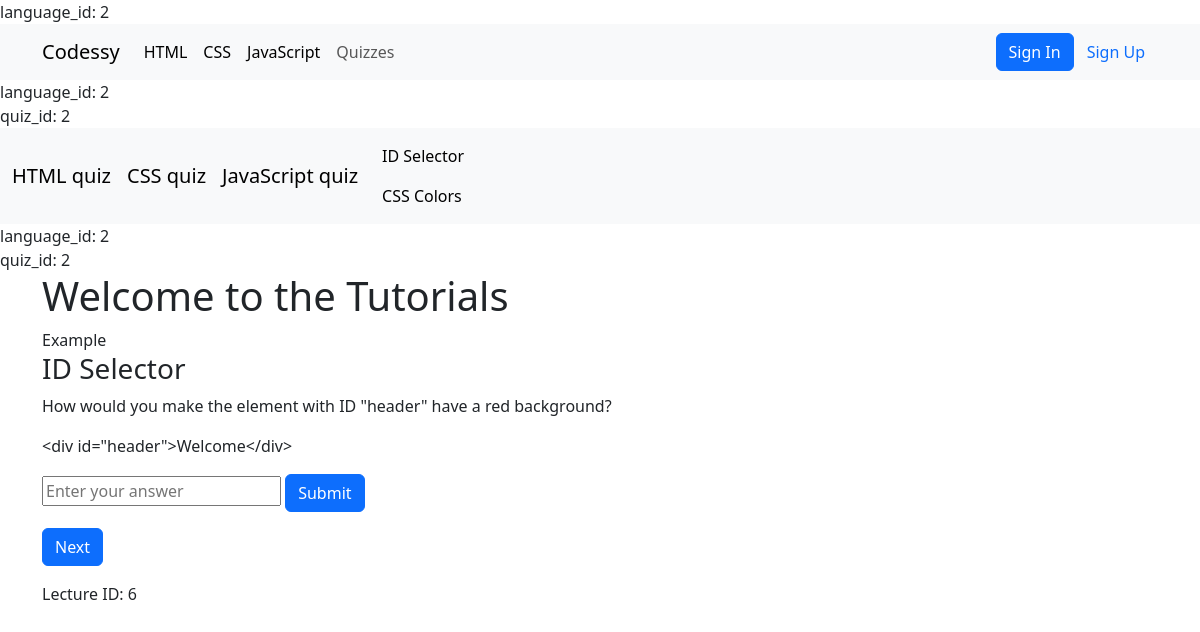
Page /quiz.php?language_id=2 on the committed database.
### tables this page shows
CREATE TABLE `programing_language` (
  `id` int(11) NOT NULL,
  `language_name` varchar(255) NOT NULL,
  `created_at` date NOT NULL
);

CREATE TABLE `quizzes` (
  `id` int(11) NOT NULL,
  `admin_id` int(11) NOT NULL,
  `language_id` int(11) NOT NULL,
  `lecture_id` int(11) NOT NULL,
  `quiz_title` varchar(255) NOT NULL,
  `quiz_content` text NOT NULL,
  `quiz_code` text NOT NULL,
  `quiz_answer` text NOT NULL,
  `created_at` date NOT NULL
);

### config.php (called while the page is built, shortened)
<?php
class Database {
    private $pdo;
    public function __construct() {
        try {
            $this->pdo = new PDO("mysql:host=" . DB_SERVER . ";dbname=" . DB_NAME, DB_USERNAME, DB_PASSWORD);
            $this->pdo->setAttribute(PDO::ATTR_ERRMODE, PDO::ERRMODE_EXCEPTION);
        } catch(PDOException $e) {
            die("ERROR: Could not connect. " . $e->getMessage());
        }
    }
    public function query($sql) {
        try {
            $stmt = $this->pdo->prepare($sql);
            $stmt->execute();
            return $stmt;
        } catch(PDOException $e) {
            return false;
        }
    }
}
$pdo = new Database();
?>

### quiz.php (the view, shortened to what this page needs)
<?php
require_once 'nav.php';
require_once 'config.php';
$id = $_GET['language_id'] ;
echo "language_id: " . htmlspecialchars($id) . "<br>";
if (!isset($quiz_id)) {
  $sql="SELECT id FROM quizzes WHERE language_id = " . intval($id) . " LIMIT 1";
  $result = $pdo->query($sql);
  $quiz_id = $result->fetchColumn();
}else{
$quiz_id = $_GET['quiz_id'] ;
}
echo "quiz_id: " . htmlspecialchars($quiz_id) . "<br>";
$current_quiz_id = isset($_GET['quiz_id']) ? intval($_GET['quiz_id']) : null;
$lecture_id = isset($_GET['lecture_id']) ? intval($_GET['lecture_id']) : null;
if ($current_quiz_id) {
    $sql = "SELECT quizzes.*, programing_language.language_name
            FROM quizzes
            JOIN programing_language ON quizzes.language_id = programing_language.id
            WHERE quizzes.id = " . $current_quiz_id . "
            AND quizzes.language_id = " . intval($id);
    if ($lecture_id) {
        $sql .= " AND quizzes.lecture_id = " . intval($lecture_id);
    }
    $result = $pdo->query($sql);
    $current_quiz = $result->fetch(PDO::FETCH_ASSOC);
} else {
    $sql = "SELECT quizzes.*, programing_language.language_name
            FROM quizzes
            JOIN programing_language ON quizzes.language_id = programing_language.id
            WHERE quizzes.language_id = " . intval($id);
    $sql .= " LIMIT 1";
    $result = $pdo->query($sql);
    $current_quiz = $result->fetch(PDO::FETCH_ASSOC);
    if ($current_quiz) {
        $current_quiz_id = $current_quiz['id'];
    }
}
?>
<!DOCTYPE html>
<html lang="en">
<head>
</head>
<body>
   <nav class="navbar navbar-expand-lg bg-body-tertiary">
  <div class="container-fluid">
    <?php
    $result = $pdo->query("SELECT * FROM programing_language");
    foreach ($result as $row) { ?>
        <a class="navbar-brand" href="quiz.php?language_id=<?php echo htmlspecialchars($row['id']); ?>"><?php echo htmlspecialchars($row['language_name']); ?> quiz</a>
    <?php } ?>
    <div class="collapse navbar-collapse" id="navbarNav">
      <ul class="navbar-nav">
        <li class="nav-item">
          <?php
          $sql = "SELECT * FROM quizzes WHERE language_id = " . intval($id);
          $result = $pdo->query($sql);
          foreach ($result as $row) { ?>
            <a class="nav-link active" aria-current="page" href="quiz.php?language_id=<?php echo htmlspecialchars($id); ?>&quiz_id=<?php echo htmlspecialchars($row['id']); ?><?php echo $lecture_id ? '&lecture_id=' . htmlspecialchars($lecture_id) : ''; ?>"><?php echo htmlspecialchars($row['quiz_title']); ?></a>
          <?php } ?>
        </li>
      </ul>
    </div>
  </div>
</nav>
<?php
$id = $_GET['language_id'] ;
$quiz_id = 0;
if (!isset($_GET['quiz_id'])) {
  $sql="SELECT id FROM quizzes WHERE language_id = " . intval($id) . " LIMIT 1";
  $result = $pdo->query($sql);
  $quiz_id = $result->fetchColumn();
}else{
  $quiz_id = $_GET['quiz_id'] ;
}
echo "language_id: " . htmlspecialchars($id) . "<br>";
echo "quiz_id: " . htmlspecialchars($quiz_id) . "<br>";
?>
<div class="container">
  <h1>Welcome to the Tutorials</h1>
    <div class="left">
        <div>
            <label for="">Example</label>
        </div>
    <?php
    if ($current_quiz) {
        $lecture_id = $current_quiz['lecture_id'];
        $quiz_title = $current_quiz['quiz_title'];
        $quiz_content = $current_quiz['quiz_content'];
        $quiz_code = $current_quiz['quiz_code'];
    ?>
        <h3><?php echo htmlspecialchars($quiz_title); ?></h3>
        <p><?php echo htmlspecialchars($quiz_content); ?></p>
        <p><?php echo htmlspecialchars($quiz_code); ?></p>
        <form action="quiz.php?quiz_id=<?php echo $current_quiz_id; ?>&language_id=<?php echo $id; ?>" method="post">
            <input type="text" name="answer" id="answer" placeholder="Enter your answer">
            <button type="submit" name="submit" class="btn btn-primary">Submit</button>
        </form>
       <form action="quiz.php" method="get">
            <button type="submit" name="next" class="btn btn-primary">Next</button>
        </form>
        <?php
        echo "Lecture ID: " . htmlspecialchars($lecture_id) . "<br>";
    } else {
        echo "No quiz found for this language.";
    }
    ?>
    </div>
</div>
</body>
</html>

### nav.php (shortened to what this page needs)
<?php
require_once 'config.php';
if(isset($_GET['language_id'])) {
    echo "language_id: " . htmlspecialchars($_GET['language_id']) . "<br>";
} else{
$_GET['language_id'] = 1;
}
?>
<!DOCTYPE html>
<html lang="en">
<head>
        <link href="https://cdn.jsdelivr.net/npm/bootstrap@5.3.6/dist/css/bootstrap.min.css" rel="stylesheet">
        <link rel="stylesheet" href="https://cdn.jsdelivr.net/npm/bootstrap-icons@1.11.3/font/bootstrap-icons.css">
</head>
<body>
    <nav class="navbar navbar-expand-lg bg-body-tertiary">
  <div class="container">
    <a class="navbar-brand" href="#">Codessy</a>
    <div class=" collapse navbar-collapse" id="navbarSupportedContent">
      <ul class="navbar-nav me-auto mb-2 mb-lg-0">
      <?php
      $result = $pdo->query("SELECT * FROM programing_language");
      foreach ($result as $row) { ?>
        <li class="nav-item">
          <a class="nav-link active" aria-current="page" href="lectures.php?language_id=<?php echo htmlspecialchars($row['id']); ?>"><?php echo htmlspecialchars($row['language_name']); ?></a>
        </li>
      <?php }
      ?>
        <li class="nav-item">
          <a class="nav-link" href="quiz.php?language_id=<?php echo htmlspecialchars($row['id']); ?>">Quizzes</a>
        </li>
      </ul>
      <?php
      if(!isset($_SESSION['username']) ) { ?>
       <div class="d-flex" role="search">
        <a href="login.php" class="btn btn-primary">Sign In</a>
        <a href="sign_up.php" class="btn text-primary">Sign Up</a>
      </div>
      <?php } else if(isset($_SESSION['username'])) { ?>
         <div class="dropdown">
        <button class="btn btn-secondary dropdown-toggle rounded-pill" type="button" id="dropdownMenuButton" data-bs-toggle="dropdown" aria-expanded="false">
          <i class="bi bi-person"></i>
        </button>
        <ul class="dropdown-menu dropdown-menu-start" aria-labelledby="dropdownMenuButton">
          <li><a href=""><?php echo htmlspecialchars($session->userID); ?></a></li>
          <li><a class="dropdown-item" href="profile.php">Profile</a></li>
          <li><a class="dropdown-item" href="user_dashboard.php">Dashboard</a></li>
          <li><a class="dropdown-item" href="?logout">Logout</a></li>
        </ul>
      </div>
      <?php } ?>
    </div>
  </div>
</nav>
</body>
</html>

### rows in the picture
programing_language: language_name "HTML"
programing_language: language_name "CSS"
programing_language: language_name "JavaScript"
quizzes: id "2", quiz_title "ID Selector", quiz_content "How would you make the element with ID \"header\" have a red background?", quiz_code "<div id=\"header\">Welcome</div>", lecture "6"
quizzes: quiz_title "CSS Colors"

### other values in the picture
$_GET['language_id'] "2"
$id "2"
